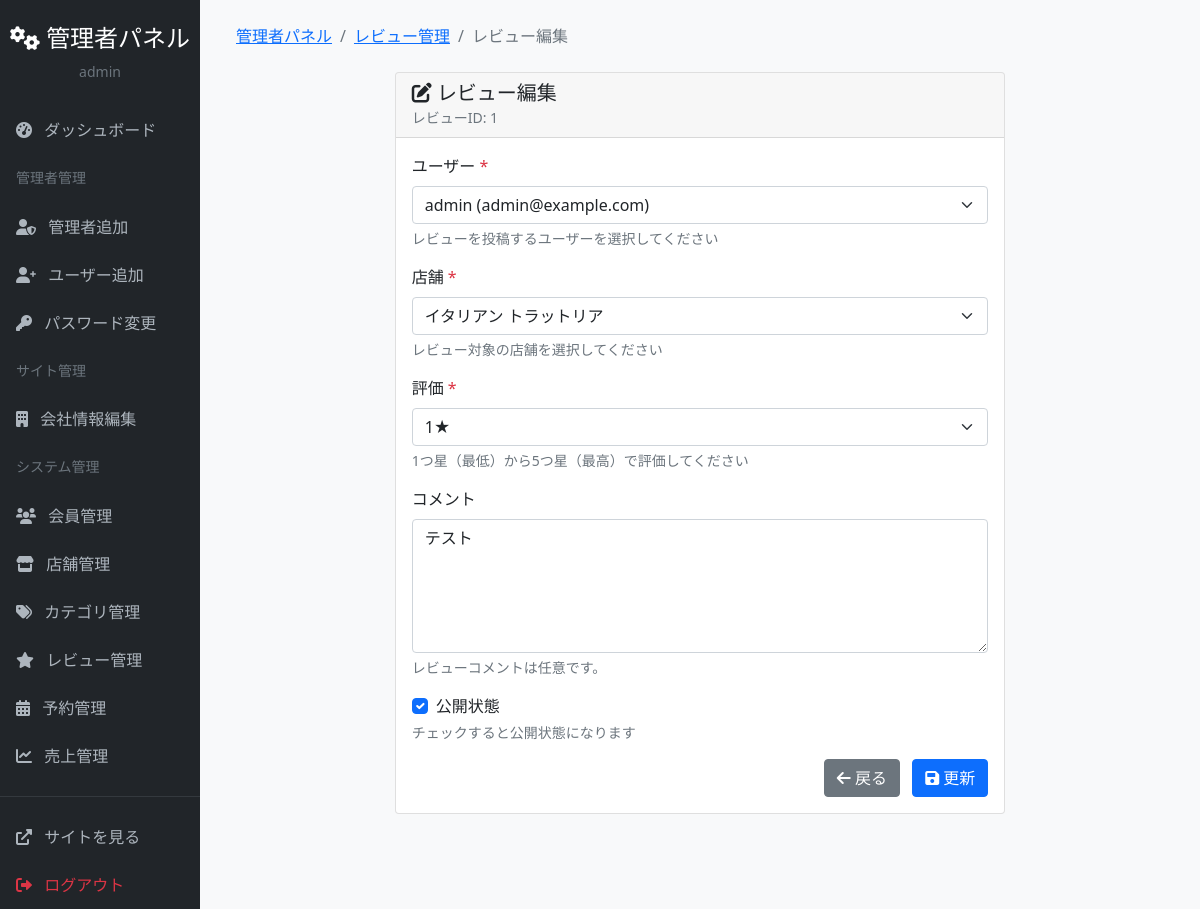
The page /admin-panel/reviews/1/edit/ (signed in) on the database its author committed.
### accounts/models.py (models this page shows)
class User(AbstractUser):
    furigana = models.CharField('フリガナ', max_length=100, blank=True)
    postal_code = models.CharField('郵便番号', max_length=8, blank=True)
    address = models.TextField('住所', blank=True)
    phone_number = models.CharField('電話番号', max_length=15, blank=True)
    is_premium = models.BooleanField('プレミアム会員', default=False)
    email_verified = models.BooleanField('メール認証済み', default=False)
    created_at = models.DateTimeField('作成日時', auto_now_add=True)
    updated_at = models.DateTimeField('更新日時', auto_now=True)
    class Meta:
        verbose_name = 'ユーザー'
        verbose_name_plural = 'ユーザー'
    def __str__(self):
        return f"{self.username} ({self.email})"

### reviews/models.py (models this page shows, shortened)
class Review(models.Model):
    user = models.ForeignKey(
        settings.AUTH_USER_MODEL,
        verbose_name='ユーザー',
        on_delete=models.CASCADE
    )
    restaurant = models.ForeignKey(
        Restaurant,
        verbose_name='店舗',
        on_delete=models.CASCADE
    )
    rating = models.PositiveIntegerField(
        '評価',
        validators=[MinValueValidator(1), MaxValueValidator(5)],
        help_text='1-5の星評価'
    )
    comment = models.TextField('コメント', blank=True)
    is_public = models.BooleanField('公開', default=True)
    created_at = models.DateTimeField('作成日時', auto_now_add=True)
    updated_at = models.DateTimeField('更新日時', auto_now=True)
    class Meta:
        verbose_name = 'レビュー'
        verbose_name_plural = 'レビュー'
        ordering = ['-created_at']
        unique_together = [['user', 'restaurant']]

### admin_panel/views.py (the view)
# urls.py: path('reviews/<int:review_id>/edit/', views.review_edit, name='review_edit'),
@staff_member_required
def review_edit(request, review_id):
    review = get_object_or_404(Review, id=review_id)
    if request.method == 'POST':
        form = AdminReviewCreateForm(request.POST, instance=review)
        if form.is_valid():
            review = form.save()
            messages.success(request, f'「{review.restaurant.name}」への「{review.user.username}」さんのレビューを更新しました。')
            return redirect('admin_panel:review_list')
        else:
            for field, errors in form.errors.items():
                for error in errors:
                    field_label = form.fields[field].label if field != "__all__" else ""
                    messages.error(request, f'{field_label}: {error}')
    else:
        form = AdminReviewCreateForm(instance=review)
    context = {
        'form': form,
        'review': review,
    }
    return render(request, 'admin_panel/review_edit.html', context)

### admin_panel/context_processors.py (called while the page is built)
def company_info(request):
    return {
        'company_info': CompanyInfo.get_instance()
    }

### admin_panel/models.py (called while the page is built)
    @classmethod
    def get_instance(cls):
        obj, created = cls.objects.get_or_create(pk=1)
        return obj

### restaurants/models.py (called while the page is built)
    def __str__(self):
        return self.name

### admin_panel/templates/admin_panel/review_edit.html (shortened to what this page needs)
{% extends 'admin_panel/base.html' %}
{% block breadcrumb %}
<li class="breadcrumb-item">
    <a href="{% url 'admin_panel:review_list' %}">レビュー管理</a>
</li>
<li class="breadcrumb-item active">レビュー編集</li>
{% endblock %}
{% block content %}
<div class="row">
    <div class="col-md-8 mx-auto">
        <div class="card">
            <div class="card-header">
                <h5 class="mb-0"><i class="fas fa-edit"></i> レビュー編集</h5>
                <small class="text-muted">レビューID: {{ review.id }}</small>
            </div>
            <div class="card-body">
                <form method="post">
                    <div class="mb-3">
                        <label for="{{ form.user.id_for_label }}" class="form-label">
                            {{ form.user.label }}
                            <span class="text-danger">*</span>
                        </label>
                        {{ form.user }}
                        {% if form.user.help_text %}
                            <div class="form-text">{{ form.user.help_text }}</div>
                        {% endif %}
                    </div>
                    <div class="mb-3">
                        <label for="{{ form.restaurant.id_for_label }}" class="form-label">
                            {{ form.restaurant.label }}
                            <span class="text-danger">*</span>
                        </label>
                        {{ form.restaurant }}
                        {% if form.restaurant.help_text %}
                            <div class="form-text">{{ form.restaurant.help_text }}</div>
                        {% endif %}
                    </div>
                    <div class="mb-3">
                        <label for="{{ form.rating.id_for_label }}" class="form-label">
                            {{ form.rating.label }}
                            <span class="text-danger">*</span>
                        </label>
                        {{ form.rating }}
                        {% if form.rating.help_text %}
                            <div class="form-text">{{ form.rating.help_text }}</div>
                        {% endif %}
                    </div>
                    <div class="mb-3">
                        <label for="{{ form.comment.id_for_label }}" class="form-label">
                            {{ form.comment.label }}
                        </label>
                        {{ form.comment }}
                        {% if form.comment.help_text %}
                            <div class="form-text">{{ form.comment.help_text }}</div>
                        {% endif %}
                    </div>
                    <div class="mb-3">
                        <div class="form-check">
                            {{ form.is_public }}
                            <label for="{{ form.is_public.id_for_label }}" class="form-check-label">
                                {{ form.is_public.label }}
                            </label>
                        </div>
                        {% if form.is_public.help_text %}
                            <div class="form-text">{{ form.is_public.help_text }}</div>
                        {% endif %}
                    </div>
                    <div class="text-end">
                        <a href="{% url 'admin_panel:review_list' %}" class="btn btn-secondary me-2">
                            <i class="fas fa-arrow-left"></i> 戻る
                        </a>
                        <button type="submit" class="btn btn-primary">
                            <i class="fas fa-save"></i> 更新
                        </button>
                    </div>
                </form>
            </div>
        </div>
    </div>
</div>
{% endblock %}

### admin_panel/templates/admin_panel/base.html (shortened to what this page needs)
<!DOCTYPE html>
<html lang="ja">
<head>
    <link href="https://cdn.jsdelivr.net/npm/bootstrap@5.1.3/dist/css/bootstrap.min.css" rel="stylesheet">
    <link href="https://cdnjs.cloudflare.com/ajax/libs/font-awesome/6.0.0/css/all.min.css" rel="stylesheet">
</head>
<body>
    <div class="container-fluid">
        <div class="row">
            <div class="col-md-3 col-lg-2 px-0 sidebar">
                <div class="d-flex flex-column">
                    <div class="text-center py-4">
                        <h4 class="text-white">
                            <i class="fas fa-cogs"></i> 管理者パネル
                        </h4>
                        <p class="text-muted small mb-0">{{ user.username }}</p>
                    </div>
                    <nav class="nav flex-column">
                        <a class="nav-link {% if request.resolver_match.url_name == 'dashboard' %}active{% endif %}"
                           href="{% url 'admin_panel:dashboard' %}">
                            <i class="fas fa-tachometer-alt me-2"></i> ダッシュボード
                        </a>
                        <div class="px-3 pt-3 pb-2">
                            <h6 class="text-muted text-uppercase small">管理者管理</h6>
                        </div>
                        <a class="nav-link {% if request.resolver_match.url_name == 'admin_user_create' %}active{% endif %}"
                           href="{% url 'admin_panel:admin_user_create' %}">
                            <i class="fas fa-user-shield me-2"></i> 管理者追加
                        </a>
                        <a class="nav-link {% if request.resolver_match.url_name == 'regular_user_create' %}active{% endif %}"
                           href="{% url 'admin_panel:regular_user_create' %}">
                            <i class="fas fa-user-plus me-2"></i> ユーザー追加
                        </a>
                        <a class="nav-link {% if request.resolver_match.url_name == 'admin_password_change' %}active{% endif %}"
                           href="{% url 'admin_panel:admin_password_change' %}">
                            <i class="fas fa-key me-2"></i> パスワード変更
                        </a>
                        <div class="px-3 pt-3 pb-2">
                            <h6 class="text-muted text-uppercase small">サイト管理</h6>
                        </div>
                        <a class="nav-link {% if request.resolver_match.url_name == 'company_info_edit' %}active{% endif %}"
                           href="{% url 'admin_panel:company_info_edit' %}">
                            <i class="fas fa-building me-2"></i> 会社情報編集
                        </a>
                        <div class="px-3 pt-3 pb-2">
                            <h6 class="text-muted text-uppercase small">システム管理</h6>
                        </div>
                        <a class="nav-link {% if request.resolver_match.url_name == 'user_list' %}active{% endif %}"
                           href="{% url 'admin_panel:user_list' %}">
                            <i class="fas fa-users me-2"></i> 会員管理
                        </a>
                        <a class="nav-link {% if request.resolver_match.url_name == 'restaurant_list' %}active{% endif %}"
                           href="{% url 'admin_panel:restaurant_list' %}">
                            <i class="fas fa-store me-2"></i> 店舗管理
                        </a>
                        <a class="nav-link {% if 'category' in request.resolver_match.url_name %}active{% endif %}"
                           href="{% url 'admin_panel:category_list' %}">
                            <i class="fas fa-tags me-2"></i> カテゴリ管理
                        </a>
                        <a class="nav-link {% if request.resolver_match.url_name == 'review_list' %}active{% endif %}"
                           href="{% url 'admin_panel:review_list' %}">
                            <i class="fas fa-star me-2"></i> レビュー管理
                        </a>
                        <a class="nav-link {% if 'reservation' in request.resolver_match.url_name %}active{% endif %}"
                           href="{% url 'admin_panel:reservation_list' %}">
                            <i class="fas fa-calendar-alt me-2"></i> 予約管理
                        </a>
                        <a class="nav-link {% if request.resolver_match.url_name == 'sales_report' %}active{% endif %}"
                           href="{% url 'admin_panel:sales_report' %}">
                            <i class="fas fa-chart-line me-2"></i> 売上管理
                        </a>
                        <hr class="text-muted">
                        <a class="nav-link" href="{% url 'restaurants:index' %}" target="_blank">
                            <i class="fas fa-external-link-alt me-2"></i> サイトを見る
                        </a>
                        <a class="nav-link text-danger" href="{% url 'admin_panel:admin_logout' %}">
                            <i class="fas fa-sign-out-alt me-2"></i> ログアウト
                        </a>
                    </nav>
                </div>
            </div>
            <div class="col-md-9 col-lg-10 main-content">
                <div class="p-4">
                    <nav aria-label="breadcrumb" class="mb-4">
                        <ol class="breadcrumb">
                            <li class="breadcrumb-item">
                                <a href="{% url 'admin_panel:dashboard' %}">管理者パネル</a>
                            </li>
                            {% block breadcrumb %}{% endblock %}
                        </ol>
                    </nav>
                    {% block content %}
                    {% endblock %}
                </div>
            </div>
        </div>
    </div>
</body>
</html>

### admin_panel/templates/admin_panel/base.html (style rules this page uses)
.sidebar { min-height: 100vh; background-color: #212529; }
.sidebar .nav-link { color: #adb5bd; padding: 0.75rem 1rem; }
.main-content { background-color: #f8f9fa; min-height: 100vh; }

### rows shown on the page
User: username "admin"
Review: id "1", user "admin (admin@example.com)", restaurant "イタリアン トラットリア", rating "1★", comment "テスト", is_public "☑"
